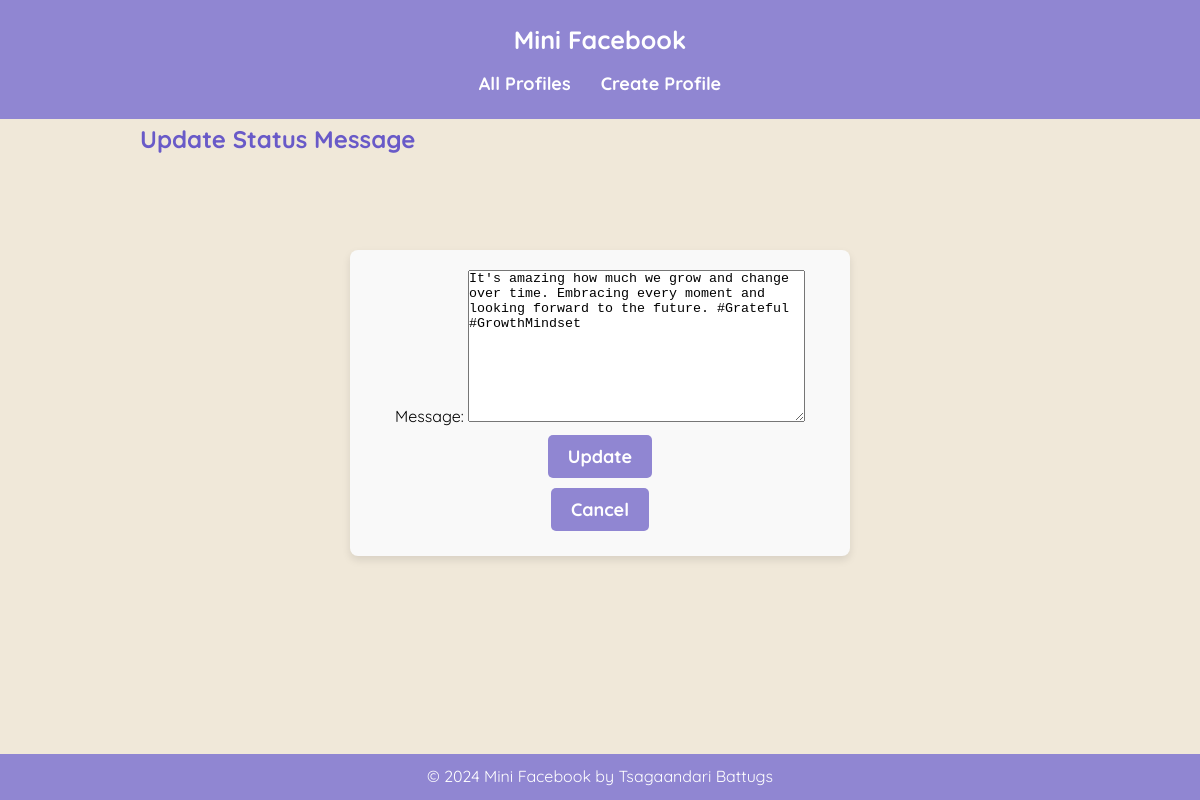
/mini_fb/status/2/update/, run on an earlier commit of the app's database.
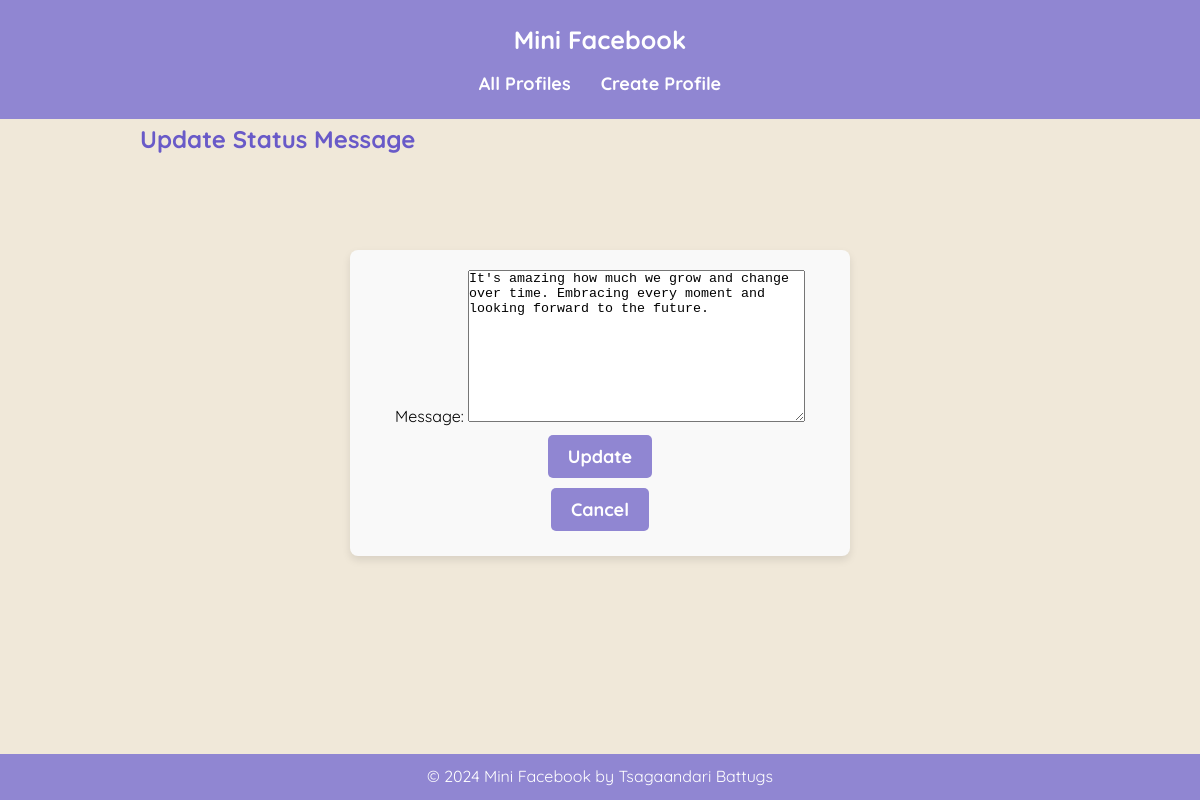
And on a later commit of the database.
### mini_fb/models.py (models this page shows, shortened)
class StatusMessage(models.Model):
    timestamp = models.DateTimeField(auto_now=True)
    message = models.TextField(blank=False)
    profile = models.ForeignKey("Profile", on_delete=models.CASCADE)

### mini_fb/views.py (the view, shortened to what this page needs)
# urls.py: path(r'status/<int:pk>/update/', views.UpdateStatusMessageView.as_view(), name='update_status'),
class UpdateStatusMessageView(UpdateView):
    model = StatusMessage
    form_class = CreateStatusMessageForm  # Reusing the form for creating/updating
    template_name = 'mini_fb/update_status_form.html'
    context_object_name = 'status_message'

### mini_fb/forms.py
class CreateStatusMessageForm(forms.ModelForm):
    class Meta:
        model = StatusMessage
        fields = ['message']

### mini_fb/templates/mini_fb/update_status_form.html (shortened to what this page needs)
{% extends "mini_fb/base.html" %}
{% block content %}
    <h2 style="text-align: left;">Update Status Message</h2>
    <div class="form-container">
        <form method="POST">
            {{ form.as_p }}
            <div  class="button-container">
                <input type="submit" class="form-button" name="Update" value="Update">
            </div>
        </form>
        <form method="GET" action="{% url 'show_profile' status_message.profile.id %}">
            <input type="submit" class="form-button" name="Cancel" value="Cancel">
        </form>
    </div>
{% endblock %}

What changed in the data, as far as the page shows it:
changed StatusMessage: message "It's amazing how much we grow and change over time. Embracing every moment and looking forward to the future. #Grateful #GrowthMindset" → "It's amazing how much we grow and change over time. Embracing every moment and looking forward to the future."
